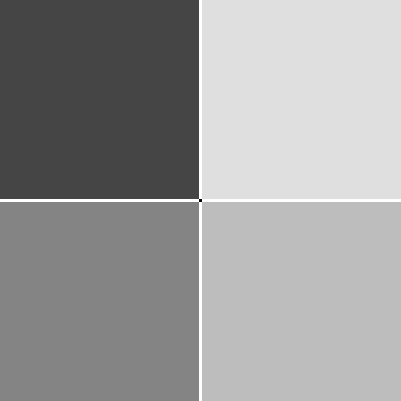
#> input picture polar_coords/square.png, 401 x 401 px
$ python My_polar2.py
#> lines starting #> are read from the running program, lines starting #| are printed output that depends on the picture; long printed decimals are rounded
#https://stackoverflow.com/questions/3798333/image-information-along-a-polar-coordinate-system


import numpy as np
import scipy as sp
import scipy.ndimage
from skimage.data import chelsea
from PIL import Image

import matplotlib.pyplot as plt

def main():

    im = Image.open('square.png')
#> im is the input picture: PIL image 401x401 RGBA; mean R, G, B, A 154.8, 154.8, 154.8, 255

    im = im.convert('L')
#> im: PIL image 401x401 L
    data = np.array(im)
    print(data[1,1])
#| 69

    #data = chelsea()[...,0]

    plot_polar_image(data, origin=None)
    #plot_polar_image(data, (100,100))
    #plot_directional_intensity(data, origin=None)

    plt.show()


def plot_polar_image(data, origin=None):
    """Plots an image reprojected into polar coordinages with the origin
    at "origin" (a tuple of (x0, y0), defaults to the center of the image)"""
    polar_grid, r, theta = reproject_image_into_polar(data, origin)

    #polar_grid=polar_rotate(polar_grid,90)

    fig, ax = plt.subplots(2, 1, figsize=(6, 8))

    ax[0].imshow(polar_grid, cmap=plt.cm.gray)

    ax[1].imshow(data, cmap=plt.cm.gray)

    #fig.savefig('foo.png')
    plt.show()


def Get_polar_coords(IMG):
    ny, nx = IMG.shape
#> ny = 401; nx = 401

    print('IMG', IMG.shape)
#| IMG (401, 401)
    origin_x, origin_y = nx // 2, ny // 2
#> origin_x = 200; origin_y = 200
    A = np.arange(nx)
#> A = 401 values from 0 to 400
    B = np.arange(ny)
#> B = 401 values from 0 to 400

    if nx % 2 != 0:
        A -= origin_x
#> A = 401 values from -200 to 200

    else:
        A[0: origin_x] -= origin_x
        A[origin_x:] -= origin_x - 1

    if ny % 2 != 0:
        B -= origin_y
#> B = 401 values from -200 to 200
    else:
        B[0: origin_y] -= origin_y
        B[origin_y:] -= origin_y - 1
    Matrix = np.ones((origin_y, nx))*np.pi*2
    Matrix1= np.zeros((ny-origin_y, nx))
    c = np.vstack((Matrix, Matrix1))

    x_coords, y_coords = np.meshgrid(A, B)
    r = np.sqrt(x_coords ** 2 + y_coords ** 2)  # add /2 for easing calculations
    theta = np.arctan2(y_coords, x_coords)+c
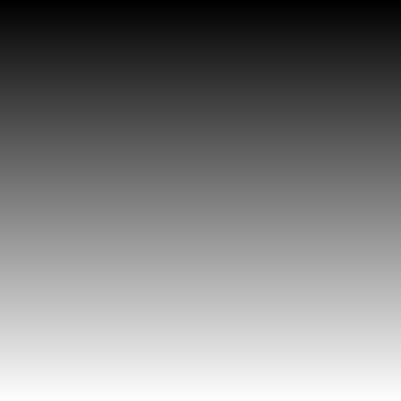
#> y_coords: shape (401, 401) int64; min -200, max 200, mean 0; drawn with min black and max white
    return r, theta


def reproject_image_into_polar(data, origin=None):
    """Reprojects a 3D numpy array ("data") into a polar coordinate system.
    "origin" is a tuple of (x0, y0) and defaults to the center of the image."""
    ny, nx = data.shape[:2]
    if origin is None:
        origin_x, origin_y = nx // 2, ny // 2

    # Determine that the min and max r and theta coords will be...

    r, theta = Get_polar_coords(data)
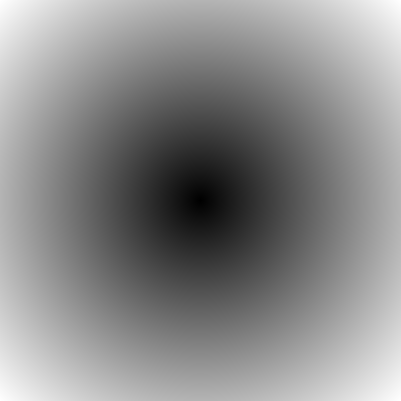
#> r: shape (401, 401) float64; min 0, max 282.8, mean 153.4; drawn with min black and max white
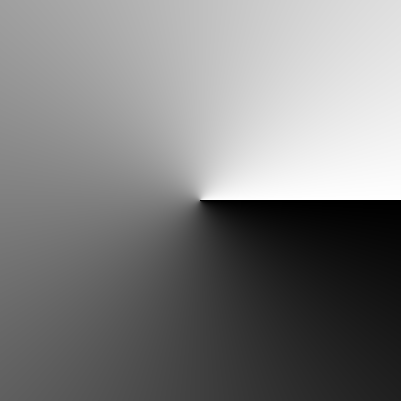
#> theta: shape (401, 401) float64; min 0, max 6.28, mean 3.14; drawn with min black and max white


    # Make a regular (in polar space) grid based on the min and max r & theta
    r_i = np.linspace(r.min(), r.max(), ny)
    theta_i = np.linspace(theta.min(), theta.max(), nx)
    print(theta.min(), theta.max())
#| 0.0 6.278
    print(r.min(), r.max())
#| 0.0 282.843
    theta_grid, r_grid = np.meshgrid(theta_i, r_i)

    # Project the r and theta grid back into pixel coordinates
    xi, yi = polar2cart(r_grid, theta_grid)
#> in polar2cart, `x = r * np.cos(theta)`:
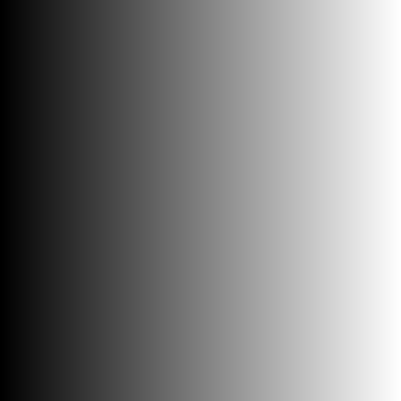
#> theta: shape (401, 401) float64; min 0, max 6.28, mean 3.14; drawn with min black and max white

    # We need to shift the origin back to
    # back to the lower-left corner...
    if nx % 2 != 0:
        xi += origin_x
    else:
        xi[0: origin_x] += origin_x
        xi[origin_x:] += origin_x - 1

    if ny % 2 != 0:
        yi += origin_y
    else:
        yi[0: origin_y] += origin_y
        yi[origin_y:] += origin_y - 1


    xi, yi = xi.flatten(), yi.flatten()
    coords = np.vstack((yi, xi)) # (map_coordinates requires a 2xn array)

    # Reproject each band individually and the restack
    # (uses less memory than reprojection the 3-dimensional array in one step)

    zi = sp.ndimage.map_coordinates(data, coords, order=3)
    output = zi.reshape((ny, nx))
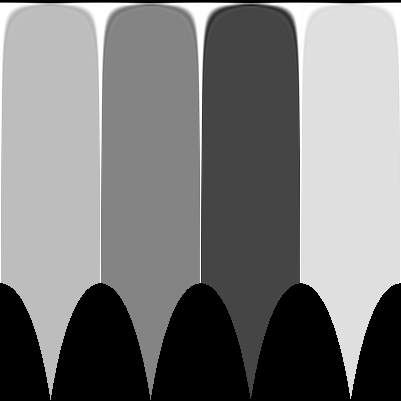
#> output: shape (401, 401); min 0, max 255, mean 123.6

    print(output.shape)
#| (401, 401)
    return output, r_i, theta_i


def cart2polar(x, y):
    r = np.sqrt(x**2 + y**2)
    theta = np.arctan2(y, x)
    return r, theta


def polar2cart(r, theta):
    x = r * np.cos(theta)
    y = r * np.sin(theta)
    return x, y


def polar_rotate(IMG, angle):
    width = IMG.shape[1]
    shift = int(round(angle/360*width))
    return np.roll(IMG, shift, axis=1)


if __name__ == '__main__':
    main()
#> in plot_polar_image, `polar_grid, r, theta = reproject_image_into_polar(data, origin)`: r = 401 values from 0 to 282.8; theta = 401 values from 0 to 6.28
